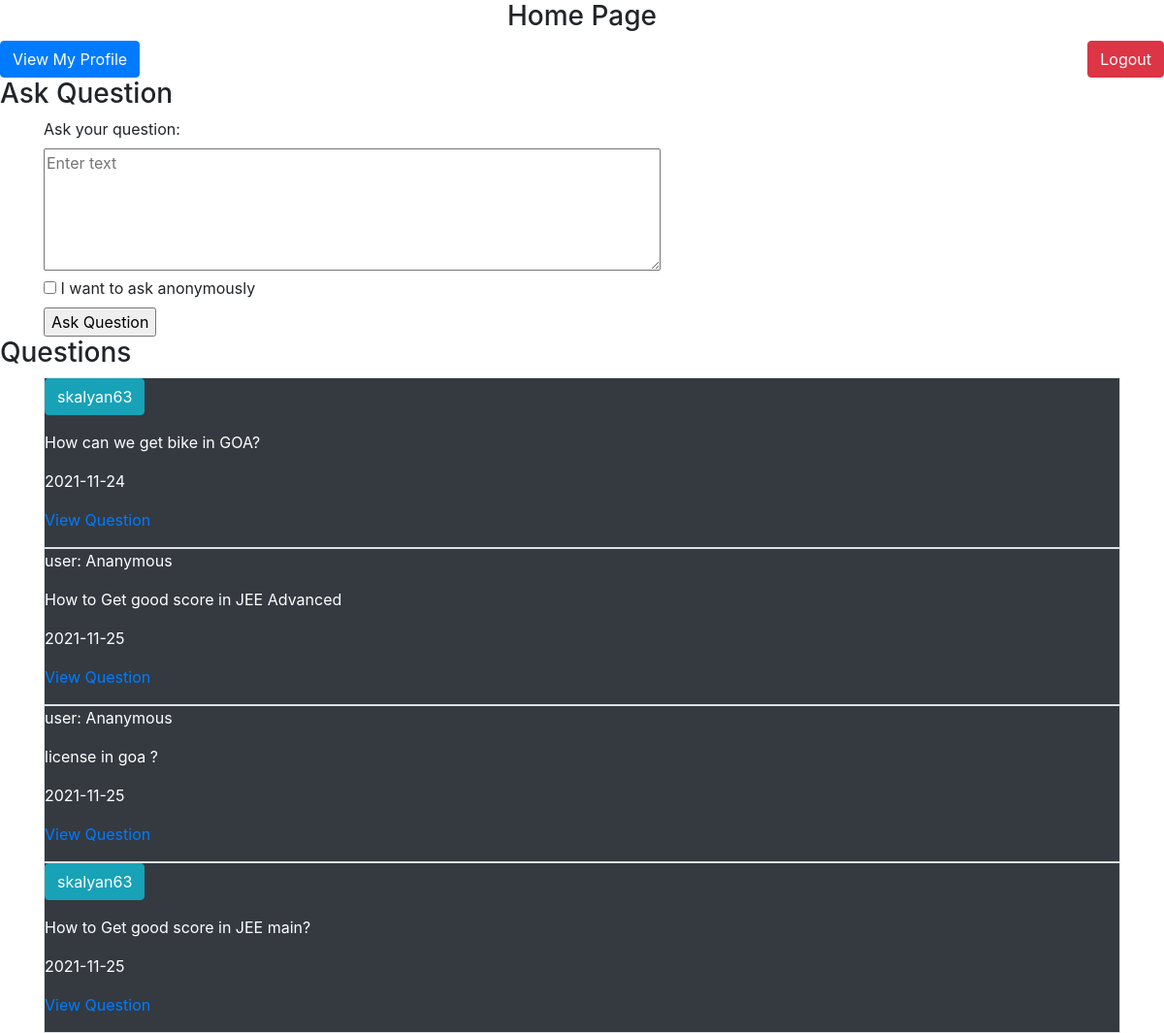
The page /Home (signed in) on the database as committed earlier.
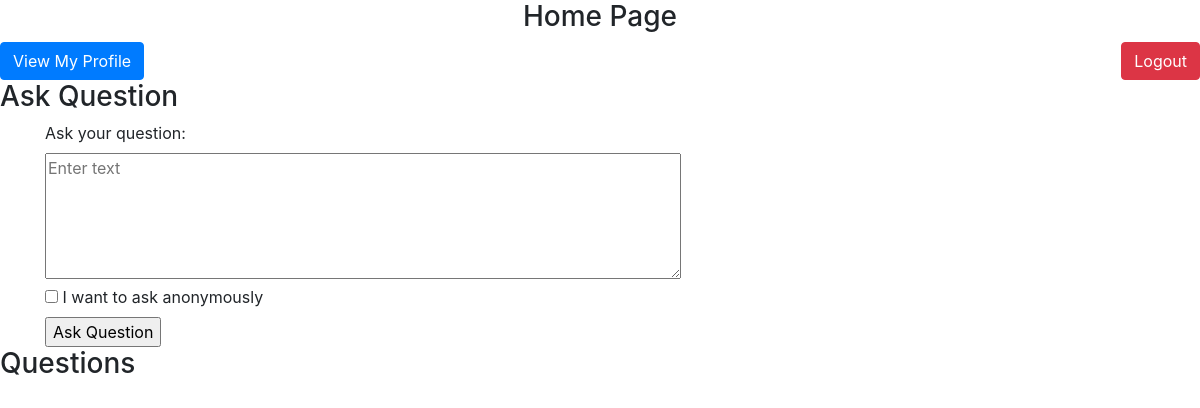
The same page on the database as committed later.
### tables this page shows
CREATE TABLE User(
    user_id     INTEGER PRIMARY KEY autoincrement,
    User_name   varchar(20),
    Password    blob(50),
    Salt        blob(8),
    Email       varchar(40),
    LastLogin   Text);

CREATE TABLE Questions(
    Q_id        INTEGER PRIMARY KEY autoincrement,
    user_id     int not null,
    Q_Text      varchar(500),
    Anonymous   int default 0,
    Date        Text);

### app.py (the view, shortened to what this page needs)
@app.route('/Home',methods=["POST","GET"])
def Home():
    if(not session.get('UserId',None)):
        return render_template('Login.html')
    else:
        return render_template('Home.html',Questions=DisplayQues(),get_Name=GetUserName)

### Sql_Querries.py (called while the page is built)
def GetUserName(U_Id):
    conn=sqlite3.connect('quora.db')
    cur=conn.cursor()
    cur.execute("Select User_name from User where user_id=?",(U_Id,))
    res=cur.fetchone()
    conn.close()
    return res[0]

def DisplayQues():
    conn = sqlite3.connect('quora.db')
    cur = conn.cursor()
    cur.execute("select * from Questions")
    data = cur.fetchall()
    conn.close()
    return(data)

### templates/Home.html (shortened to what this page needs)
{% extends 'Base.html' %}
{% block Body %}
<h3 class="text-center">Home Page</h3>
<a href="{{url_for('Profile')}}" class="btn btn-primary"> View My Profile</a>
<a href="{{url_for('Logout')}}" class="btn btn-danger float-right">Logout</a>
<h3>Ask Question </h3>
<div class="container">
    <form action="/Home" method="POST">
        <label for="text">Ask your question:</label>
        <br>
        <textarea rows="5" cols="60" name="q_text" placeholder="Enter text"></textarea>
        <br/>
        <input type="checkbox" id="anonymous" name="anonymous" value="1">
        <label for="anonymous"> I want to ask anonymously </label><br>
        <input type="submit" value="Ask Question"/>
    </form>
</div>
<h3 class="text-centre">Questions</h3>
<div class="container">
{% for Question in Questions %}
    <div class="border bg-dark text-white">
        {% if Question[3] == 1 %}
            <p>user: Ananymous<p>
        {% else %}
            <p><a href="/profile/{{Question[1]}}" class="btn btn-info">{{get_Name(Question[1])}}</a></p>
        {% endif %}
        <p>{{Question[2]}}</p>
        <p>{{Question[4][:10]}}</p>
        <p><a href="/Question/{{Question[0]}}">View Question</a></p>
    </div>
{% endfor %}
</div>
{% endblock Body%}

### templates/Base.html (shortened to what this page needs)
<!DOCTYPE html>
<html lang="en">
<head>
    <link rel="stylesheet" href="https://stackpath.bootstrapcdn.com/bootstrap/4.3.1/css/bootstrap.min.css">
</head>
<body>
{% block Body %}{% endblock Body %}
</body>
</html>

Rows that differ between the two databases and show on the page:
removed Questions: Q_Text "How can we get bike in GOA?", Date "2021-11-24"
removed User: User_name "skalyan63"
removed Questions: Ananymous "user: Ananymous", Q_Text "How to Get good score in JEE Advanced", Date "2021-11-25"
removed Questions: Ananymous "user: Ananymous", Q_Text "license in goa ?", Date "2021-11-25"
removed Questions: Q_Text "How to Get good score in JEE main?", Date "2021-11-25"
